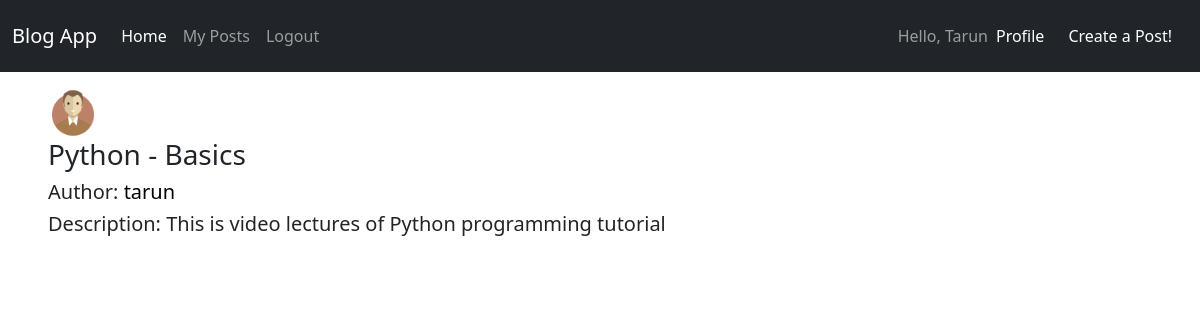
The app's page /post/1/ (signed in) with its own data.
### posts/models.py (models this page shows, shortened)
class Post(models.Model):
    author = models.ForeignKey(User, on_delete=models.CASCADE)
    title = models.CharField(max_length=100)
    description = models.TextField(blank=True)

### users/models.py (models this page shows, shortened)
class Profile(models.Model):
    user = models.OneToOneField(User, on_delete=models.CASCADE)
    image = models.ImageField(default='profile_pics/default.png', upload_to='profile_pics')

### posts/views.py (the view)
# urls.py: path('post/<int:pk>/', PostDetailView.as_view(), name = 'post-detail'), #DetailView
class PostDetailView(DetailView):
    model = Post

### posts/templates/posts/post_detail.html
{% extends 'posts/base.html' %}
{% block content %}
    {% include 'posts/navbar.html' %}
        <div class="col px-md-5 mt-3">
            <img src=" {{ object.author.profile.image.url }}" alt = "Image" width="50px" height="50px">
            <h3> {{object.title}} </h3>
            <h5> Author: <a style="text-decoration:none; color: black" onmouseover="this.style.color='blue'" onmouseout="this.style.color='black'" href = "{% url 'user-posts' post.author %}">{{post.author}}</a> </h5>
            <h5> Description: {{object.description}} </h5>
        </div>
{% endblock %}

### posts/templates/posts/navbar.html (shortened to what this page needs)
<nav class="navbar navbar-expand-lg navbar-dark bg-dark">
  <div class="container-fluid">
    <a class="navbar-brand" href="{% url 'home' %}">Blog App</a>
    <div class="collapse navbar-collapse" id="navbarText">
      <ul class="navbar-nav me-auto mb-2 mb-lg-0">
        <li class="nav-item">
          <a class="nav-link active" aria-current="page" href="{% url 'home' %}">Home</a>
        </li>
        {% if user.is_authenticated %}
          <li class="nav-item">
            <a class="nav-link" href="{% url 'my-posts' %}">My Posts</a>
          </li>
          <li class="nav-item">
            <a class="nav-link" href="{% url 'logout' %}">Logout</a>
          </li>
        {% else %}
          <li class="nav-item">
            <a class="nav-link" href="{% url 'login' %}">Login</a>
          </li>
        {% endif %}
      </ul>
      <span class="navbar-text">
        Hello, {{ user | capfirst}}
      </span>
      <span>
          <ul class="navbar-nav me-auto mb-2 mb-lg-0">
            <li class="nav-item">
              <a class="nav-link active" aria-current="page" href="{% url 'profile' %}">Profile</a>
            </li>
          </ul>
      </span>
      <span class = "navbar-text">
        <a class="nav-link" href="{% url 'create' %}">Create a Post!</a>
      </span>
    </div>
  </div>
</nav>

### records on screen
Post: author.profile.image (picture), title "Python - Basics", author "tarun", description "This is video lectures of Python programming tutorial"

### other values on screen
{{ user | capfirst }} "Tarun"
